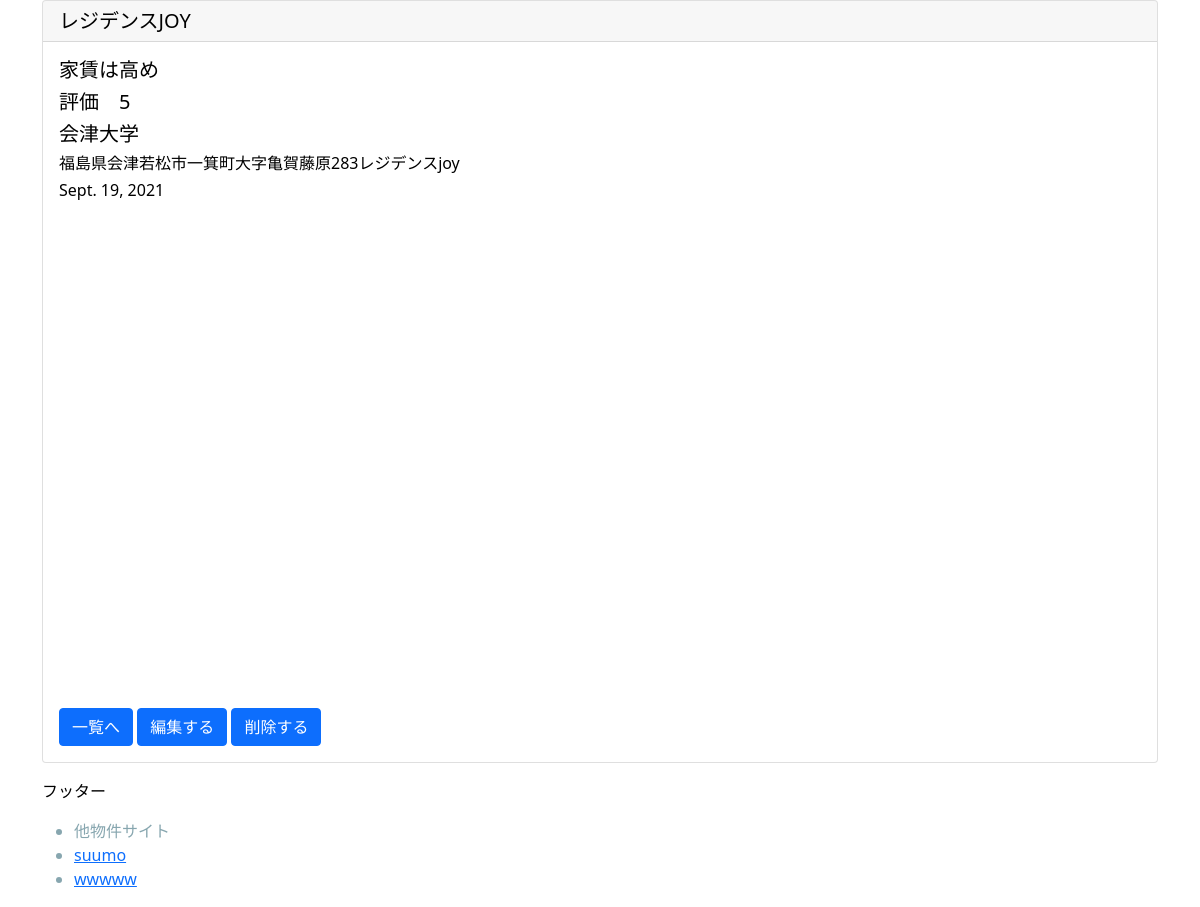
The app's page /detail/14/ with its own data.
### propertypost/models.py (models this page shows, shortened)
class PropertyModel(models.Model):
    property_name = models.CharField(max_length=100)
    school_name = models.CharField(max_length=100)
    content = models.TextField()
    postdate = models.DateField(auto_now_add=True)
    evaluation = models.CharField(
        max_length = 50,
        choices = CATEGORY
    )
    address = models.TextField()

### propertypost/views.py (the view)
# urls.py: path('detail/<int:pk>/', PropertyDetail.as_view(), name = 'detail'),
class PropertyDetail(DetailView):
    template_name = 'detail.html'
    model = PropertyModel

### templates/detail.html (shortened to what this page needs)
{% extends 'base.html' %}
{% block content %}
<div class = 'container'>
    <div class="card">
        <h5 class="card-header">{{object.property_name}}</h5>
        <div class="card-body">
            <h5 class="card-title">{{object.content}}</h5>
            <h5 class="card-title">評価　{{object.evaluation}}</h5>
            <h5 class="card-title">{{object.school_name}}</h5>
            <h6 class="card-title">{{object.address}}</h6>
            <h6 class="card-title">{{object.postdate}}</h6>
            <div id="target"></div>
</body>
</html>
            <a href="{% url 'list' %}" class="btn btn-primary">一覧へ</a>
            <a href="{% url 'update' object.pk %}" class="btn btn-primary">編集する</a>
            <a href="{% url 'delete' object.pk %}" class="btn btn-primary">削除する</a>
{% endblock content %}

### static/css/styles.css (style rules this page uses)
#target { width: 550px; height: 500px; }
body { color:black; }

### records on screen
PropertyModel: property_name "レジデンスJOY", content "家賃は高め", evaluation "5", school_name "会津大学", address "福島県会津若松市一箕町大字亀賀藤原283レジデンスjoy", postdate "Sept. 19, 2021"
